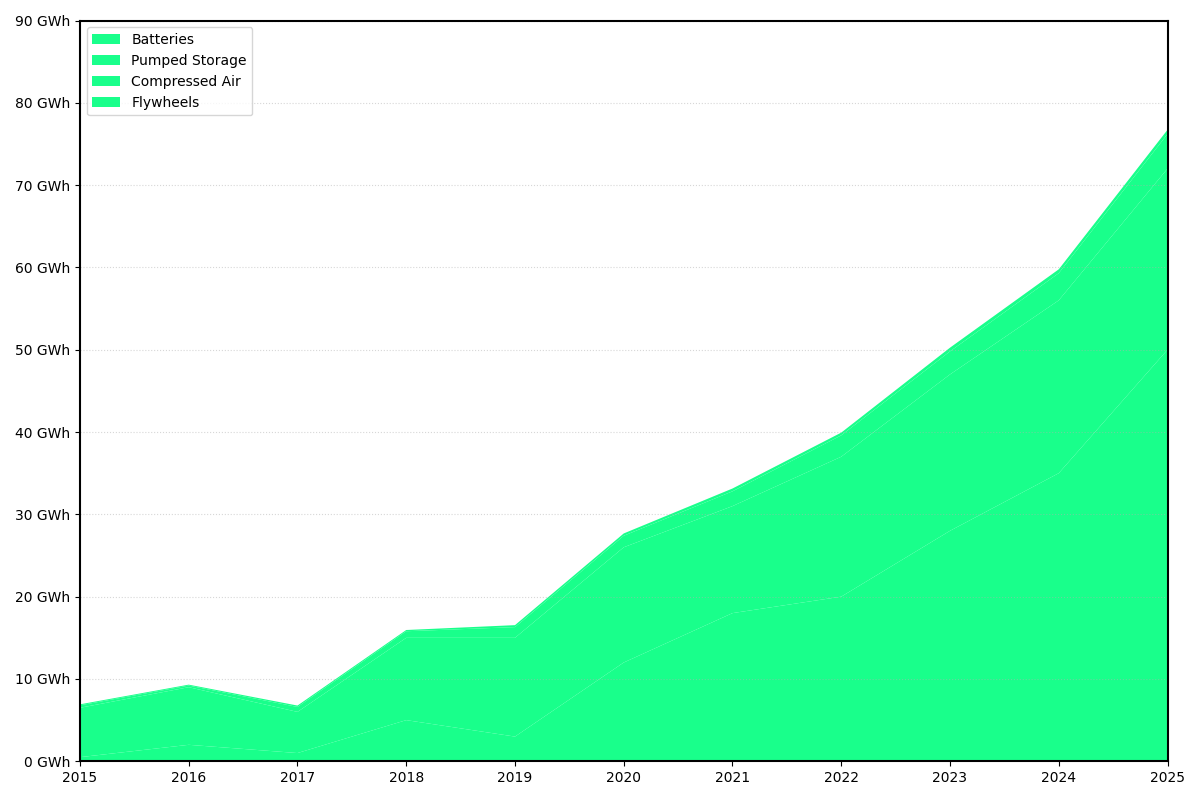

This figure's Python source:
import matplotlib.pyplot as plt
import numpy as np

years = np.arange(2015, 2026)

batteries = [0.5, 2, 1, 5, 3, 12, 18, 20, 28, 35, 50]
pumped_storage = [6, 7, 5, 10, 12, 14, 13, 17, 19, 21, 22]
compressed_air = [0.3, 0.2, 0.6, 0.8, 1.3, 1.4, 1.8, 2.6, 2.8, 3.3, 4.2]
flywheels = [0.12, 0.11, 0.17, 0.15, 0.24, 0.28, 0.34, 0.33, 0.45, 0.47, 0.52]

storage_data = np.array([batteries, pumped_storage, compressed_air, flywheels])

# Use a single color for all data groups
single_color = '#00FF7F'

fig, ax = plt.subplots(figsize=(12, 8))
ax.stackplot(years, storage_data, colors=[single_color] * 4, alpha=0.9)

ax.set_xlim(years[0], years[-1])
ax.set_ylim(0, 90)
ax.set_xticks(years)
ax.yaxis.set_major_formatter(plt.FuncFormatter(lambda y, _: f'{int(y)} GWh'))

ax.grid(axis='y', linestyle=':', alpha=0.5)

ax.legend(['Batteries', 'Pumped Storage', 'Compressed Air', 'Flywheels'], loc='upper left')

for spine in ax.spines.values():
    spine.set_linewidth(1.5)

plt.tight_layout()

plt.show()
